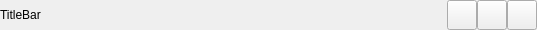
<?xml version="1.0" encoding="UTF-8"?>
<ui version="4.0">
 <class>LTitleBar</class>
 <widget class="QWidget" name="LTitleBar">
  <property name="geometry">
   <rect>
    <x>0</x>
    <y>0</y>
    <width>537</width>
    <height>30</height>
   </rect>
  </property>
  <property name="windowTitle">
   <string>Form</string>
  </property>
  <layout class="QHBoxLayout" name="horizontalLayout">
   <property name="spacing">
    <number>0</number>
   </property>
   <property name="leftMargin">
    <number>0</number>
   </property>
   <property name="topMargin">
    <number>0</number>
   </property>
   <property name="rightMargin">
    <number>0</number>
   </property>
   <property name="bottomMargin">
    <number>0</number>
   </property>
   <item>
    <widget class="QLabel" name="pLabel">
     <property name="text">
      <string>TitleBar</string>
     </property>
    </widget>
   </item>
   <item>
    <spacer name="horizontalSpacer">
     <property name="orientation">
      <enum>Qt::Horizontal</enum>
     </property>
     <property name="sizeHint" stdset="0">
      <size>
       <width>396</width>
       <height>20</height>
      </size>
     </property>
    </spacer>
   </item>
   <item>
    <widget class="QToolButton" name="pMinBtn">
     <property name="minimumSize">
      <size>
       <width>30</width>
       <height>30</height>
      </size>
     </property>
     <property name="maximumSize">
      <size>
       <width>30</width>
       <height>30</height>
      </size>
     </property>
     <property name="text">
      <string/>
     </property>
     <property name="iconSize">
      <size>
       <width>30</width>
       <height>30</height>
      </size>
     </property>
    </widget>
   </item>
   <item>
    <widget class="QToolButton" name="pMaxBtn">
     <property name="minimumSize">
      <size>
       <width>30</width>
       <height>30</height>
      </size>
     </property>
     <property name="maximumSize">
      <size>
       <width>30</width>
       <height>30</height>
      </size>
     </property>
     <property name="text">
      <string/>
     </property>
     <property name="iconSize">
      <size>
       <width>30</width>
       <height>30</height>
      </size>
     </property>
    </widget>
   </item>
   <item>
    <widget class="QToolButton" name="pCloseBtn">
     <property name="minimumSize">
      <size>
       <width>30</width>
       <height>30</height>
      </size>
     </property>
     <property name="maximumSize">
      <size>
       <width>30</width>
       <height>30</height>
      </size>
     </property>
     <property name="text">
      <string/>
     </property>
     <property name="iconSize">
      <size>
       <width>30</width>
       <height>30</height>
      </size>
     </property>
    </widget>
   </item>
  </layout>
 </widget>
 <resources/>
 <connections/>
</ui>
